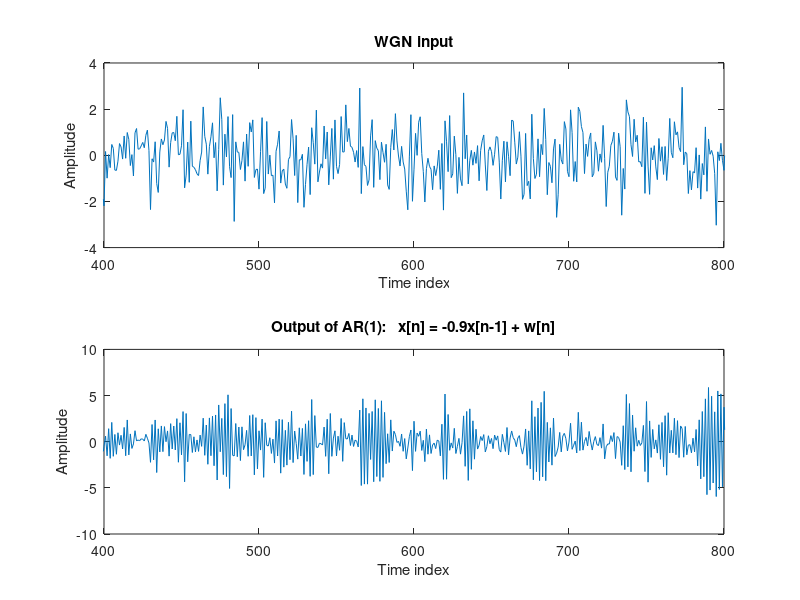

Source code (MATLAB): (Note: this script raises an error after producing the figure.)
clc;clear;rng(4);
%plotting AR(1) process in time domain
N=1024;                         %Final length of output y
D=40;                           %Number of initial outputs to discard due to filter transient effects        

x=randn(N+D, 1);                %40 extra samples since first few values are affected by transient response of filter
y=filter([1], [1,0.9], x);
y=y(D+1 : N+D);

figure(1); clf;                 %plot the filter input
subplot(2,1,1)
plot([1:N], x(D+1:N+D))
xlim([1,N])
title('WGN input')
xlabel('Time index')
ylabel('Amplitude')
xlim([400,800])                 


subplot(2,1,2)                  %plot the filter output
plot([1:N], y)
xlim([1,N])
title('Output of AR(1):   x[n] = -0.9x[n-1] + w[n]')
xlabel('Time index')
ylabel('Amplitude')
xlim([400,800])

%1)________________________________________________________________________
b=[1];
a=[1,0.9];
[h,w]=freqz(b, a, 'whole', N);     %ideal PSD of AR(1)
est=pgm(y);                     %estimated PSD

%calculateing better estimate by the averaging of smaller segments method
segments=8;
L=N/segments;

for i=0:segments-1
    est_seg(:, i+1)=pgm((y( (i*L+1) : L*(i+1) )));        
end
est_ave=mean(est_seg, 2);

%plotting estimates and ideal to compare
figure(2); clf;
subplot(1,2,1)
hold on
plot ([[0: 1/N : (N-1)/N]], 10*log10(est), 'red')
plot ([[0: 1/L : (L-1)/L]],  10*log10(est_ave), 'color', [0 .5 0], 'linewidth', 2)
plot(w/(2*pi), 10*log10(abs(h).^2), 'linewidth', 2)
hold off
title('PSD estimate of AR(1) filtered signal:  a = [1, 0.9]')
xlabel('Normalised frequency (x2\pi rad/sample)')
ylabel('Power/frequency (dB/rad/sample)')
legend('PSD estimate', 'Averaged estimate', 'Ideal PSD')
ylim([-15, 35])

subplot(1,2,2) %closeup in range 0.4 0 - 0.6
hold on
plot ([[0: 1/N : (N-1)/N]], est, 'red')
plot ([[0: 1/L : (L-1)/L]],  est_ave, 'color', [0 .5 0], 'linewidth', 2)
plot(w/(2*pi), abs(h).^2, 'linewidth', 2)
hold off
title('PSD estimate of AR(1) filtered signal zoomed, non log scale')
xlabel('Normalised frequency (x2\pi rad/sample)')
ylabel('Power/frequency (dB/rad/sample)')
legend('PSD estimate', 'Averaged estimate', 'Ideal PSD')
xlim([0.4, 0.6])
ylim([0, 250])


figure(3); zplane(b,a);         %zero pole plot in zplane to explain shape of PSD 
title('Zero pole locations of the filter')







